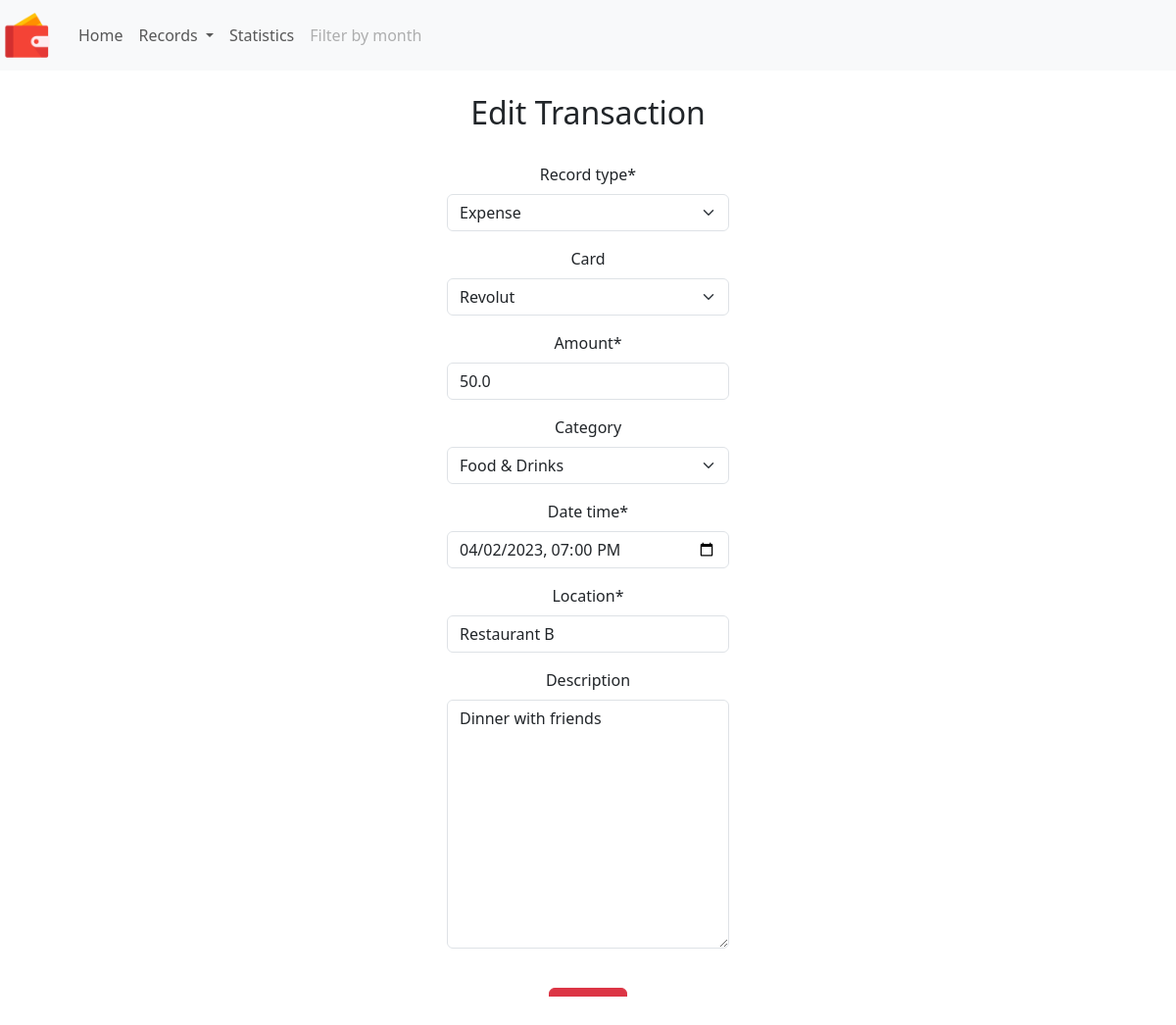
The app's page /edit_spending/31, older data.
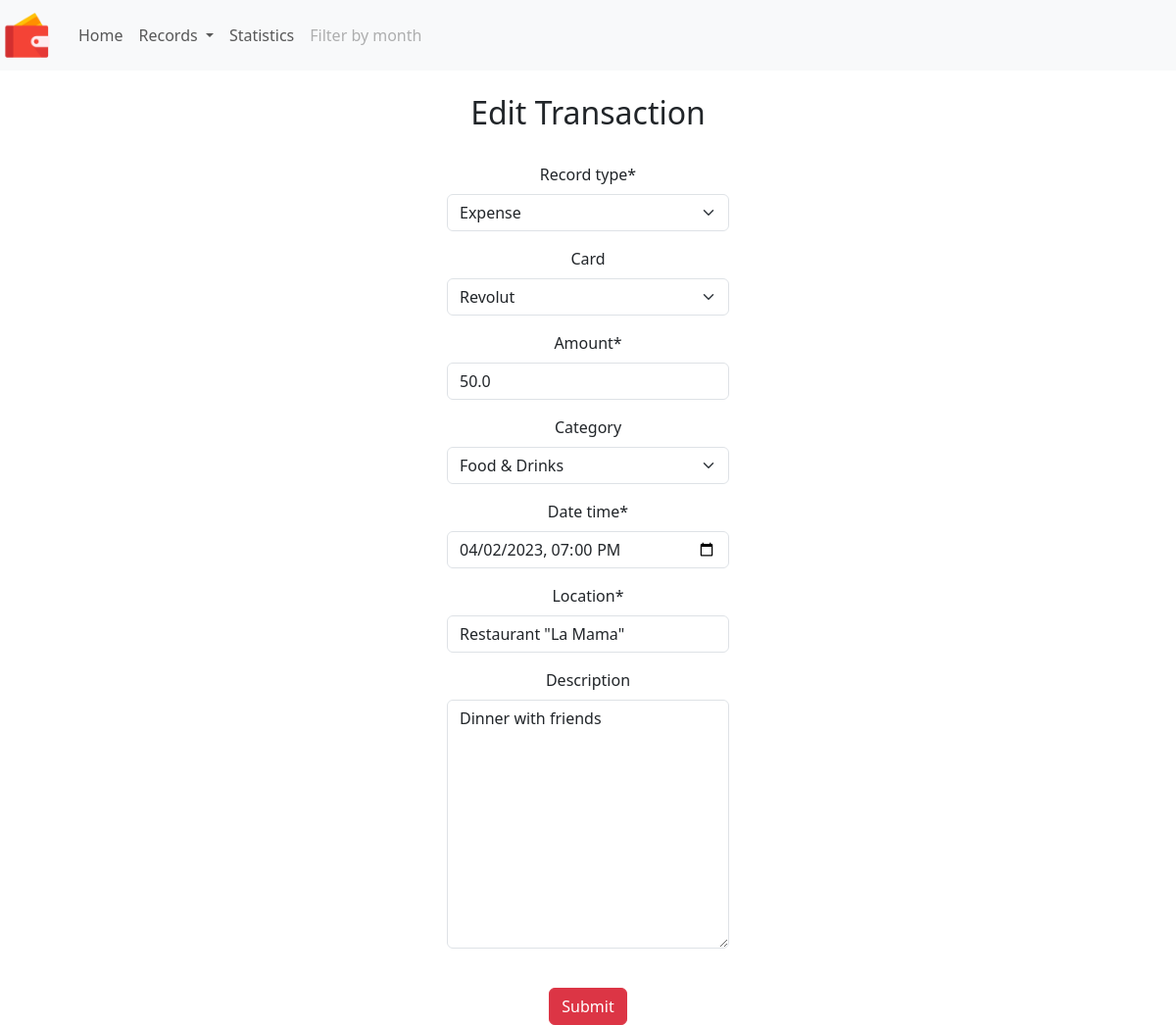
The same page, newer data.
### finances/models.py (models this page shows, shortened)
class Spending(models.Model):
    record_type = models.CharField(max_length=7, choices=RECORD_TYPE, default='other')
    paid_with = models.ForeignKey(BankAccount, blank=True, null=True, verbose_name='Card', on_delete=models.CASCADE)
    amount = models.FloatField(validators=[MinValueValidator(Decimal('0.01'))])
    category = models.ForeignKey(Category, blank=True, null=True, on_delete=models.CASCADE)
    date_time = models.DateTimeField()
    location = models.CharField(max_length=25,
                                validators=[RegexValidator('[+-/%@!(){}]', inverse_match=True)]
                                )
    description = models.TextField(max_length=300, blank=True,
                                   validators=[RegexValidator('[+-/%@!()"{}]', inverse_match=True)]
                                   )

### finances/views.py (the view, shortened to what this page needs)
# urls.py: path('edit_spending/<int:id>', views.edit_spending, name='edit-spending'),
def edit_spending(request, id):
    post = get_object_or_404(Spending, id=id)
    if request.method == 'GET':
        context = {'form': SpendingForm(instance=post), 'id': id}
        return render(request, 'finances/add_spending.html', context)

### finances/forms.py
class SpendingForm(ModelForm):
    class Meta:
        model = Spending
        fields = ('record_type', 'paid_with', 'amount', 'category', 'date_time', 'location', 'description')
        widgets = {
            'date_time': forms.DateTimeInput(attrs={'type': 'datetime-local'})
        }

### finances/models.py (called while the page is built)
    def __str__(self):
        return self.name

    def __str__(self):
        return self.name

### finances/templates/finances/add_spending.html (shortened to what this page needs)
{% extends "base.html" %}
{% load crispy_forms_tags %}
{% block content %}
{% include 'includes/header.html' %}
<center>
    <br>
    <h2>{% if id %} Edit {% else %} New {% endif %} Transaction</h2>
    <br>
    {% if submitted %}
    Your spending was submitted!<br/><br/>
    <a href="{% url 'finances:add-spending' %}"><input type="button" value="Another expense"
                                                        class="btn btn-primary"></a>
    {% else %}
    <form action="" method=POST>
        <div class="col-4" style="width: 24%;">
        {{ form|crispy }}
        </div>
        <br>
        <input type="submit" value="Submit" class="btn btn-danger">
    </form>
    {% endif %}
</center>
{% endblock %}

Row changes from the older to the newer data that the page shows:
changed Spending "Expense": location "Restaurant B" → "Restaurant \"La Mama\""
